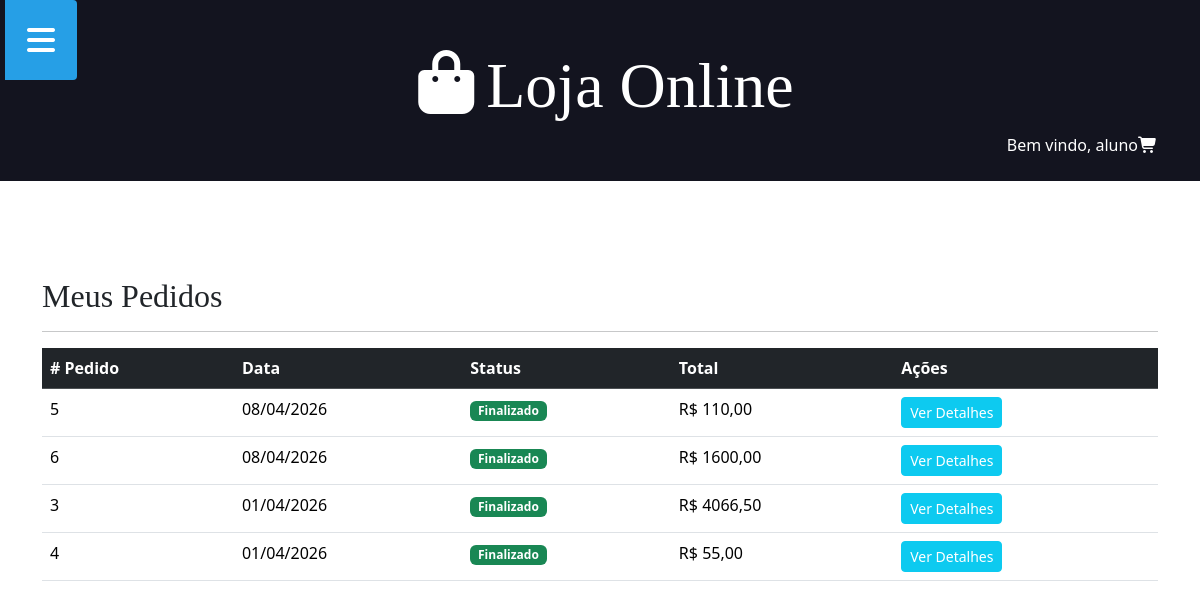
Screenshot of /historico/ (signed in) with the database file from the repository.
### aplicacao/models.py (models this page shows, shortened)
class Venda(models.Model):
    STATUS_CHOICES = (
        ('P', 'PENDENTE'),
        ('C', 'CONCLUIDA'),
        ('X', 'CANCELADA')
    )
    status = models.CharField(max_length=1, choices=STATUS_CHOICES, default='P')
    data = models.DateField(auto_now_add=True)
    cliente = models.ForeignKey(User, on_delete=models.CASCADE)
    @property
    def total(self):
        total = 0
        for item in self.itemvenda_set.all():
            total += item.produto.preco * item.qtde
        return total

class ItemVenda(models.Model):
    venda = models.ForeignKey(Venda, on_delete=models.CASCADE)
    produto = models.ForeignKey(Produto, on_delete=models.CASCADE)
    qtde = models.IntegerField(null=True, blank=True)

class Produto(models.Model):
    nome = models.CharField(max_length=100, null=True, blank=True)
    preco = models.DecimalField(decimal_places=2, max_digits=10, null=True, blank=True)
    qtde = models.IntegerField(null=True, blank=True)
    descricao = models.TextField(null=True, blank=True)
    data = models.DateField(null=True, blank=True)
    imagem = models.ImageField(upload_to='produtos/', null=True, blank=True)

### aplicacao/views.py (the view)
# urls.py: path('historico/', views.historico_pedidos, name="urlhistorico"),
@login_required
def historico_pedidos(request):
    pedidos = Venda.objects.filter(
        cliente = request.user,
        status = 'C'
    ).order_by('-data')
    return render(request, 'historico_pedidos.html', {'pedidos': pedidos})

### aplicacao/templates/historico_pedidos.html
{% extends 'global/base.html' %}
{% block content %}
  <div class="container mt-5">
    <h2>Meus Pedidos</h2>
    <hr />
    {% if pedidos %}
    <div class="table-reponsive">
        <table class="table table-hover">
            <thead class="table-dark">
                <tr>
                    <th># Pedido</th>
                    <th>Data</th>
                    <th>Status</th>
                    <th>Total </th>
                    <th>Ações</th>
                </tr>
            </thead>
            <tbody>
                {% for pedido in pedidos %}
                <tr>
                    <td>{{ pedido.id }}</td>
                    <td>{{ pedido.data|date:"d/m/Y" }}</td>
                    <td>
                        <span class="badge bg-success">Finalizado</span>
                    </td>
                    <td>R$ {{ pedido.total }}</td>
                    <td>
                        <a href="{% url 'urldetalhe_pedido' pedido.id %}" class="btn btn-sm btn-info text-white">
                            Ver Detalhes
                        </a>
                    </td>
                </tr>
                {% endfor %}
            </tbody>
        </table>
    </div>
    {% else %}
      <div class="alert alert-info">Você ainda não realizou nenhuma compra.</div>
      <a href="{% url 'urlindex' %}" class="btn btn-primary">Ver Produtos</a>
    {% endif %}
  </div>
{% endblock %}

### aplicacao/templates/global/header.html
<header class="main-header-container">
    <div class="main-header container">
        <h1>
            <a class="main-logo" href="{% url 'urlindex' %}">
                <i class="fas fa-regular fa-bag-shopping main-logo-icon"></i>
                <span class="main-logo-text">Loja Online</span>
            </a>
        </h1>
        <div class="boasvindas">
            {% if user.is_authenticated %}
                <span class="text-welcome">Bem vindo, {{ user.username }}</span>
                <i class="fa-solid fa-cart-shopping"></i>
            {% endif %}
        </div>
    </div>
</header>

### static/css/styles.css (style rules this page uses)
.container { max-width: 144rem; margin: 0 auto; padding: 3rem; }
.main-header-container { background: #13141f; }
h1, h2, h3, h4, h5, h6 { font-family: 'Roboto Slab', serif; }
.main-logo { font-size: 4rem; color: #fff; text-decoration: none; display: flex; align-items: center; justify-content: center; width: fit-content; margin: 0 auto; }
.boasvindas { float: right; font-size: 1rem; color: #fff; text-decoration: none; display: flex; align-items: center; justify-content: center; width: fit-content; margin: 0 auto; }

### rows the page displays
Venda: id "5", data "08/04/2026", total "110,00"
Venda: id "6", data "08/04/2026", total "1600,00"
Venda: id "3", data "01/04/2026", total "4066,50"
Venda: id "4", data "01/04/2026", total "55,00"

### other values shown
{{ user.username }} "aluno"
